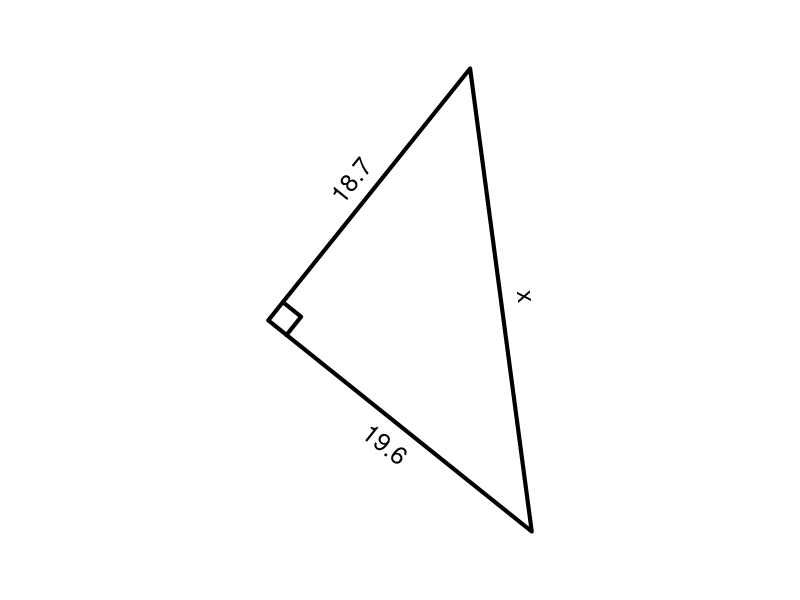

Generate this figure with R:
## ---- chunk 1
qt = sample(1:12,1)
cex = 1.5
lwd = 4
# al,ol,hl,th
while(T){
    deg = runif(1,15,79)
    th = deg/180*pi
    hl = runif(1,10,100)
    ol = hl*sin(th)
    al = hl*cos(th)
    if(ol>11 && al>11 && hl<99){break}
}
if(qt==1){ #ol=hl*sin(th)
    hyp = signif(hl,3)
    ang = signif(deg,3)
    labs = c("","x",sprintf("%.1f",hyp),sprintf("%.1f°",ang)) #a,o,h,t
    ans = signif(hyp*sin(ang/180*pi),3)
    ansstr = sprintf("%.1f",ans)
    atag = paste0("$$\\sin(",ang,")=\\frac{x}{",hyp,"}$$\n$$x=",hyp,"\\cdot\\sin(",ang,")$$\n\n $$x=",ans,"$$")
}
if(qt==2){ #hl=ol/sin(th)
    opp = signif(ol,3)
    ang = signif(deg,3)
    labs = c("",sprintf("%.1f",opp),"x",sprintf("%.1f°",ang)) #a,o,h,t
    ans = signif(opp/sin(ang/180*pi),3)
    ansstr = sprintf("%.1f",ans)
    atag = paste0("$$\\sin(",ang,")=\\frac{",opp,"}{x}$$\n$$x=\\frac{",opp,"}{\\sin(",ang,")}$$\n\n $$x=",ans,"$$")
}
if(qt==3){ #th=asin(ol/hl)
    opp = signif(ol,3)
    hyp = signif(hl,3)
    labs = c("",sprintf("%.1f",opp),sprintf("%.1f",hyp),"x°") #a,o,h,t
    ans = signif(asin(opp/hyp)/pi*180,3)
    ansstr = sprintf("%.1f",ans)
    atag = paste0("$$\\sin(x)=\\frac{",opp,"}{",hyp,"}$$\n$$x=\\arcsin\\left(\\frac{",opp,"}{",hyp,"}\\right)$$\n\n $$x=",ans,"$$")
}
if(qt==4){ #al=hl*cos(th)
    hyp = signif(hl,3)
    ang = signif(deg,3)
    labs = c("x","",sprintf("%.1f",hyp),sprintf("%.1f°",ang)) #a,o,h,t
    ans = signif(hyp*cos(ang/180*pi),3)
    ansstr = sprintf("%.1f",ans)
    atag = paste0("$$\\cos(",ang,")=\\frac{x}{",hyp,"}$$\n$$x=",hyp,"\\cdot\\cos(",ang,")$$\n\n $$x=",ans,"$$")
}
if(qt==5){ #hl=al/cos(th)
    adj = signif(al,3)
    ang = signif(deg,3)
    labs = c(sprintf("%.1f",adj),"","x",sprintf("%.1f°",ang)) #a,o,h,t
    ans = signif(adj/cos(ang/180*pi),3)
    ansstr = sprintf("%.1f",ans)
    atag = paste0("$$\\cos(",ang,")=\\frac{",adj,"}{x}$$\n$$x=\\frac{",adj,"}{\\cos(",ang,")}$$\n\n $$x=",ans,"$$")
}
if(qt==6){ #th=acos(al/hl)
    adj = signif(al,3)
    hyp = signif(hl,3)
    labs = c(sprintf("%.1f",adj),"",sprintf("%.1f",hyp),"x°") #a,o,h,t
    ans = signif(acos(adj/hyp)/pi*180,3)
    ansstr = sprintf("%.1f",ans)
    atag = paste0("$$\\cos(x)=\\frac{",adj,"}{",hyp,"}$$\n$$x=\\arccos\\left(\\frac{",adj,"}{",hyp,"}\\right)$$\n\n $$x=",ans,"$$")
}
if(qt==7){ #ol=al*tan(th)
    adj = signif(al,3)
    ang = signif(deg,3)
    labs = c(sprintf("%.1f",adj),"x","",sprintf("%.1f°",ang)) #a,o,h,t
    ans = signif(adj*tan(ang/180*pi),3)
    ansstr = sprintf("%.1f",ans)
    atag = paste0("$$\\tan(",ang,")=\\frac{x}{",adj,"}$$\n$$x=",adj,"\\cdot\\tan(",ang,")$$\n\n $$x=",ans,"$$")
}
if(qt==8){ #al=ol/tan(th)
    opp = signif(ol,3)
    ang = signif(deg,3)
    labs = c("x",sprintf("%.1f",opp),"",sprintf("%.1f°",ang)) #a,o,h,t
    ans = signif(opp/tan(ang/180*pi),3)
    ansstr = sprintf("%.1f",ans)
    atag = paste0("$$\\tan(",ang,")=\\frac{",opp,"}{x}$$\n$$x=\\frac{",opp,"}{\\tan(",ang,")}$$\n\n $$x=",ans,"$$")
}
if(qt==9){ #th=atan(ol/al)
    opp = signif(ol,3)
    adj = signif(al,3)
    labs = c(sprintf("%.1f",adj),sprintf("%.1f",opp),"","x°") #a,o,h,t
    ans = signif(atan(opp/adj)/pi*180,3)
    ansstr = sprintf("%.1f",ans)
    atag = paste0("$$\\tan(x)=\\frac{",opp,"}{",adj,"}$$\n$$x=\\arctan\\left(\\frac{",opp,"}{",adj,"}\\right)$$\n\n $$x=",ans,"$$")
}
if(qt==10){
    opp = signif(ol,3)
    adj = signif(al,3)
    labs = c(sprintf("%.1f",adj),sprintf("%.1f",opp),"x","") #a,o,h,t
    ansstr = sprintf("%.1f",signif(sqrt(opp^2+adj^2),3))
    ans = signif(sqrt(opp^2+adj^2),3)
    atag = paste0("$$",opp,"^2+",adj,"^2=x^2$$\n$$x=\\sqrt{",opp^2,"+",adj^2,"}$$\n\n $$x=",ans,"$$")
}
if(qt==11){
    opp = signif(ol,3)
    hyp = signif(hl,3)
    labs = c("x",sprintf("%.1f",opp),sprintf("%.1f",hyp),"") #a,o,h,t
    ansstr = sprintf("%.1f",signif(sqrt(hyp^2-opp^2),3))
    ans = signif(sqrt(hyp^2-opp^2),3)
    atag = paste0("$$",opp,"^2+x^2=",hyp,"^2$$\n$$x=\\sqrt{",hyp^2,"-",opp^2,"}$$\n\n $$x=",ans,"$$")
}
if(qt==12){
    adj = signif(al,3)
    hyp = signif(hl,3)
    labs = c(sprintf("%.1f",adj),"x",sprintf("%.1f",hyp),"") #a,o,h,t
    ansstr = sprintf("%.1f",signif(sqrt(hyp^2-adj^2),3))
    ans = signif(sqrt(hyp^2-adj^2),3)
    atag = paste0("$$x^2+",adj,"^2=",hyp,"^2$$\n$$x=\\sqrt{",hyp^2,"-",adj^2,"}$$\n\n $$x=",ans,"$$")
}
hstr = labs[3]
astr = labs[1]
ostr = labs[2]
angstr = labs[4]


## ---- chunk 2
par(mar=c(0,0,0,0),pty="s")
refl = sample(c(T,F),1)
bmp = 0.05
xs = c(0,cos(th),cos(th))
ys = c(0,0,sin(th))
xlo = cos(th)+bmp
ylo = sin(th)/2
srto = 90
xla = cos(th)/2
yla = -bmp
srta = 0
xlh = cos(th)/2+bmp*cos(th+pi/2)
ylh = sin(th)/2+bmp*sin(th+pi/2)
srth = th/pi*180
xang = 1.5*bmp*cos(seq(0,th,pi/360))/th
yang = 1.5*bmp*sin(seq(0,th,pi/360))/th
xlang = 1.5*bmp*cos(th/2)/th+bmp/3*cos(th/2)
ylang = 1.5*bmp*sin(th/2)/th+bmp/3*sin(th/2)
srtang = th/2/pi*180
xsq = c(cos(th)-bmp,cos(th)-bmp,cos(th))
ysq = c(0,bmp,bmp)
if(refl){
    xs = -xs
    xlo = -xlo
    srto = -90
    xla = -xla
    srta = 0
    xlh = -xlh
    srth = -th/pi*180
    xang = -xang
    xlang = -xlang
    srtang = -th/2/pi*180
    xsq = -xsq
}
rotang = runif(1,0,2*pi)
xs2 = xs*cos(rotang)-ys*sin(rotang)
ys2 = xs*sin(rotang)+ys*cos(rotang)
xlo2 = xlo*cos(rotang)-ylo*sin(rotang)
ylo2 = xlo*sin(rotang)+ylo*cos(rotang)
srto2 = (srto+rotang/pi*180+90)%%180-90
xla2 = xla*cos(rotang)-yla*sin(rotang)
yla2 = xla*sin(rotang)+yla*cos(rotang)
srta2 = (srta+rotang/pi*180+90)%%180-90
xlh2 = xlh*cos(rotang)-ylh*sin(rotang)
ylh2 = xlh*sin(rotang)+ylh*cos(rotang)
srth2 = (srth+rotang/pi*180+90)%%180-90
srtang2 = (srtang+rotang/pi*180+90)%%180-90
xang2 = xang*cos(rotang)-yang*sin(rotang)
yang2 = xang*sin(rotang)+yang*cos(rotang)
xlang2 = xlang*cos(rotang)-ylang*sin(rotang)
ylang2 = xlang*sin(rotang)+ylang*cos(rotang)
xsq2 = xsq*cos(rotang)-ysq*sin(rotang)
ysq2 = xsq*sin(rotang)+ysq*cos(rotang)
xxx = c(xs2,xlo2,xla2,xlh2,xlang2)
yyy = c(ys2,ylo2,yla2,ylh2,ylang2)
widx = (max(xxx)-min(xxx))/2
widy = (max(yyy)-min(yyy))/2
midx = (max(xxx)+min(xxx))/2
midy = (max(yyy)+min(yyy))/2
wid = max(c(widx,widy))
plot(0,0,"n",xlim=c(midx-wid*1.2,midx+wid*1.2),ylim=c(midy-wid*1.2,midy+wid*1.2),axes=F,ann=F)
angadj = (xlang2<0)*1
if(angstr!=""){
    polygon(c(0,xang2),c(0,yang2),border="red",col=rgb(1,0,0,0.2),lwd=lwd)
    text(xlang2,ylang2,angstr,srt=srtang2,col="red",cex=cex,adj=angadj)
}
polygon(xs2,ys2,lwd=lwd)
lines(xsq2,ysq2,lwd=lwd)
text(xlo2,ylo2,ostr,srt=srto2,cex=cex)
text(xla2,yla2,astr,srt=srta2,cex=cex)
text(xlh2,ylh2,hstr,srt=srth2,cex=cex)
# alist = paste0(alist,ansstr,"\n",collapse="")
